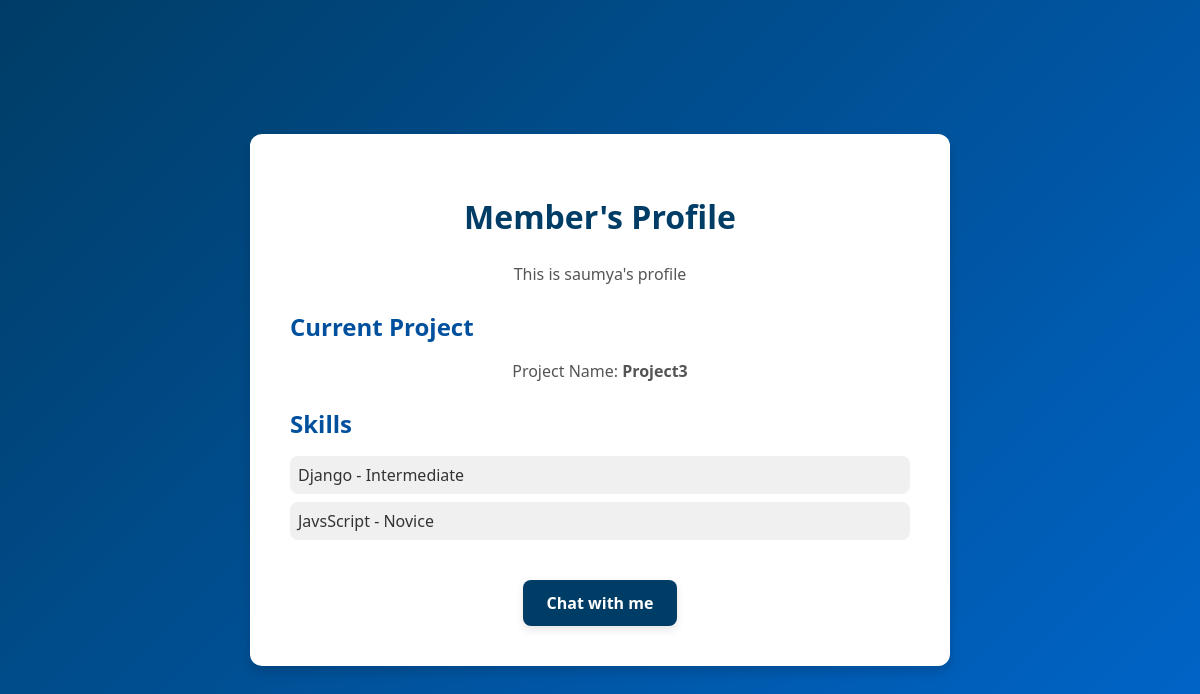
The page /member_profile/2/ on the database as committed earlier.
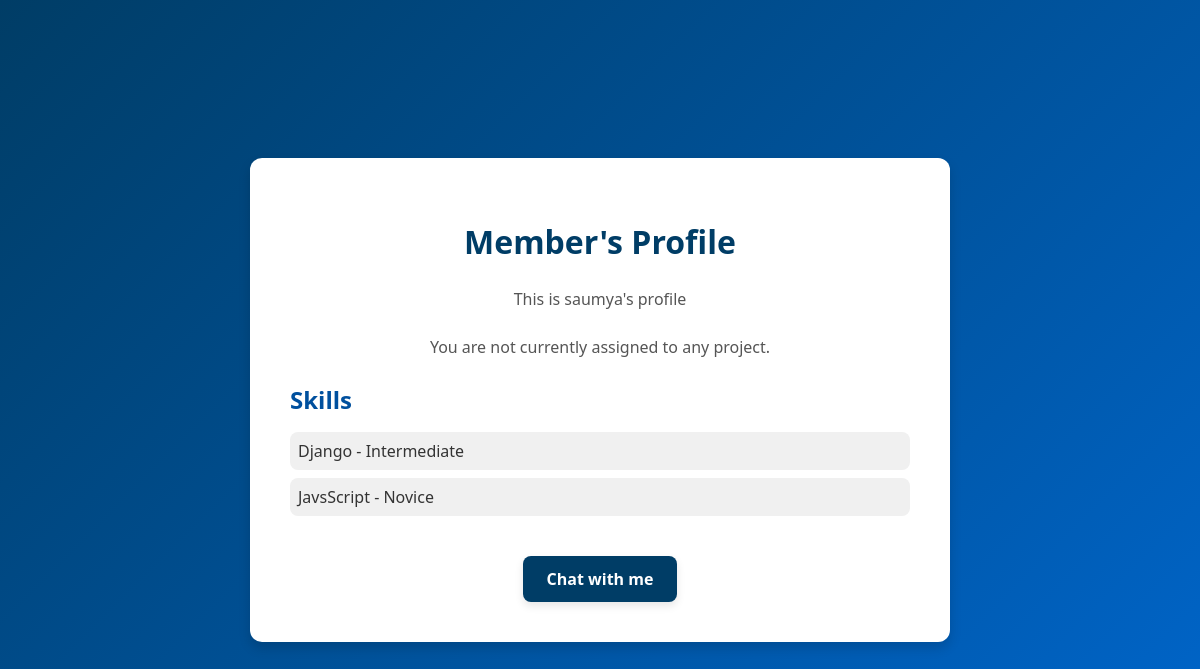
The same page on the database as committed later.
### dashboard/models.py (models this page shows, shortened)
class Project(models.Model):
    name=models.CharField(max_length=100, unique= True)

### dashboard/views.py (the view)
# urls.py: path('member_profile/<int:id>/', MemberProfileView.as_view(), name='member_profile'),
class MemberProfileView(View):
    def get(self, request, *args, **kwargs):
        member_id=kwargs.get('id')
        user=get_object_or_404(CustomUser, id=member_id)
        project = user.project
        user_skills = user.skills.all()  # Fetch the member's skills
        context = {
            'user': user,
            'project': project,
            'user_skills': user_skills,  # Pass the skills to the template
        }
        return render(request, 'member_profile.html', context)

### dashboard/templates/member_profile.html (shortened to what this page needs)
<!DOCTYPE html>
<html lang="en">
<head>
    {% load static %}
    <link rel="stylesheet" href="{% static 'css/profile.css' %}">
</head>
<body>
    <div class="container">
        <header class="profile-header">
            <h1>Member's Profile</h1>
        </header>
        <section class="profile-info">
            {% if user == request.user %}
                <p class="welcome-message">Welcome, {{ user.username }}!</p>
            {% else %}
                <p class="user-message">This is {{ user.username }}'s profile</p>
            {% endif %}
            {% if project %}
                <div class="project-info">
                    <h2>Current Project</h2>
                    <p>Project Name: <strong>{{ project.name }}</strong></p>
                </div>
            {% else %}
                <p class="no-project">You are not currently assigned to any project.</p>
            {% endif %}
        </section>
        <section class="skills-info">
            <h2>Skills</h2>
            {% if user_skills %}
                <ul class="skills-list">
                    {% for skill in user_skills %}
                        <li>{{ skill.name }} - {{ skill.get_competency_display }}</li>
                    {% endfor %}
                </ul>
            {% else %}
                <p class="no-skills">No skills added yet.</p>
            {% endif %}
        </section>
        <section class="actions">
            {% if user != request.user %}
                <a href="{% url 'start-chat' user.username %}" class="btn">Chat with me</a>
            {% endif %}
        </section>
    </div>
</body>
</html>

Rows that differ between the two databases and show on the page:
removed Project: name "Project3"
Other text that changed with them:
text no longer shown: "Current Project Project Name:"
text now shown: "You are not currently assigned to any project."
